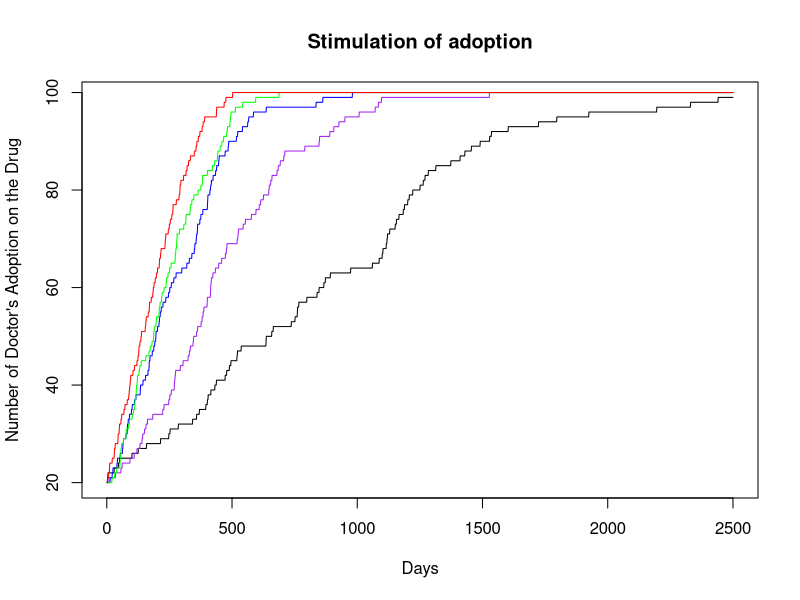

Recreate this plot in R.
# Homework 6
# Stat 133, Lec 2, Spring 2015
# Due : Friday March 20th by 5 pm

# Review the slides on simulations for this assignment.

# Consider the following model on use of a new drug:
# We have a population of doctors, population size : <n.doctors>
# Every doctor has either adopted the use of a new drug, or not (0/1 status)
# Now write a function that runs a simulation for a period of :
# <n.days> where
# - every day exactly two _random_ doctors meet
# - if one has adopted but the other one has not then the
#   holdout adopts the use of the drug with probability p
# Return a matrix that shows for each day which doctors have adopted
# the use of the drug.

# Input varibles are
# <n.days> : the number of days the simulation should be run for
# <n.doctors> : total number of doctors 
# <initial.doctors> : a 0/1 vector of length <n.doctors>, 1 for adopters
# <p> : the probability that the non-adopter adopts the drug.

# Ouput variable
# <has_adopted> : matrix with <n.doctors> rows and <n.days> columns
#                 i.e. one row for each doctor
#                 the entries are 0 for days where the doctor is a
#                 non-adopter, else 1 (so once a row turns to 1 it stays as 1).

sim.doctors <- function(initial.doctors, n.doctors, n.days, p){
  has_adopted <- matrix(0, nrow= n.doctors, ncol = n.days)
  has_adopted[,1] <- initial.doctors
  # Set up the output variable, define it as a matrix then use initial.doctors
  # to set the first column (day)
  for(i in 2:n.days){
    has_adopted[,i] <- has_adopted[, i-1]
    docs <- sample(1:n.doctors, 2, replace = FALSE)
    doc.one.adopt <- has_adopted[docs[1],i-1]
    doc.two.adopt <- has_adopted[docs[2],i-1]
    if(doc.one.adopt == 1 & doc.two.adopt == 0){
      has_adopted[docs[2], i] <- sample(0:1, 1, replace = FALSE, prob = c(1-p,p))
    }
    if(doc.two.adopt == 1 & doc.one.adopt == 0){
      has_adopted[docs[1], i] <- sample(0:1, 1, replace = FALSE, prob = c(1-p,p))
    }
  }
  # Run a simulation for <n.days> (use a for loop).  In the loop:
  # 1) pick two random doctors
  # 2) check if one has adopted the other hasn't
  # 3) convert the non-adopter with probability p
  
  # return the output
  return(has_adopted)
}

# When you test your function you have to generate <initial.doctors> and
# pick values for the other input parameters.

set.seed(42)
# Generate a value for <initial.doctors> that has 10% 1s and 90% 0s.
initial.doctors <- sample(0:1, 10, replace = TRUE, prob = c(0.9,0.1))

# Run your function for at least 5 different values of <p> and plot

trial1 <- sim.doctors(initial.doctors, n.doctors = 100, n.days=2500, p=0.1)
plot(1:ncol(trial1), colSums(trial1),col="black",
     type="l", xlab="Days", ylab="Number of Doctor's Adoption on the Drug",
     main="Stimulation of adoption",
     )

trial2 <- sim.doctors(initial.doctors, n.doctors = 100, n.days=2500, p=0.2)
lines(1:ncol(trial2), colSums(trial2),col="purple")

trial3 <- sim.doctors(initial.doctors, n.doctors = 100, n.days=2500, p=0.3)
lines(1:ncol(trial3), colSums(trial3), col="blue")

trial4 <- sim.doctors(initial.doctors, n.doctors = 100, n.days=2500, p=0.4)
lines(1:ncol(trial4), colSums(trial4), col="green")

trial5 <- sim.doctors(initial.doctors, n.doctors = 100, n.days=2500, p=0.5)
lines(1:ncol(trial5), colSums(trial5), col="red")


# on x-axis: days,
# on y-axis : the number of doctors that have already adopted the drug, on that day
# Put all 5 lines in one figure (e.g. use first plot() then lines() for the subsequent lines)

